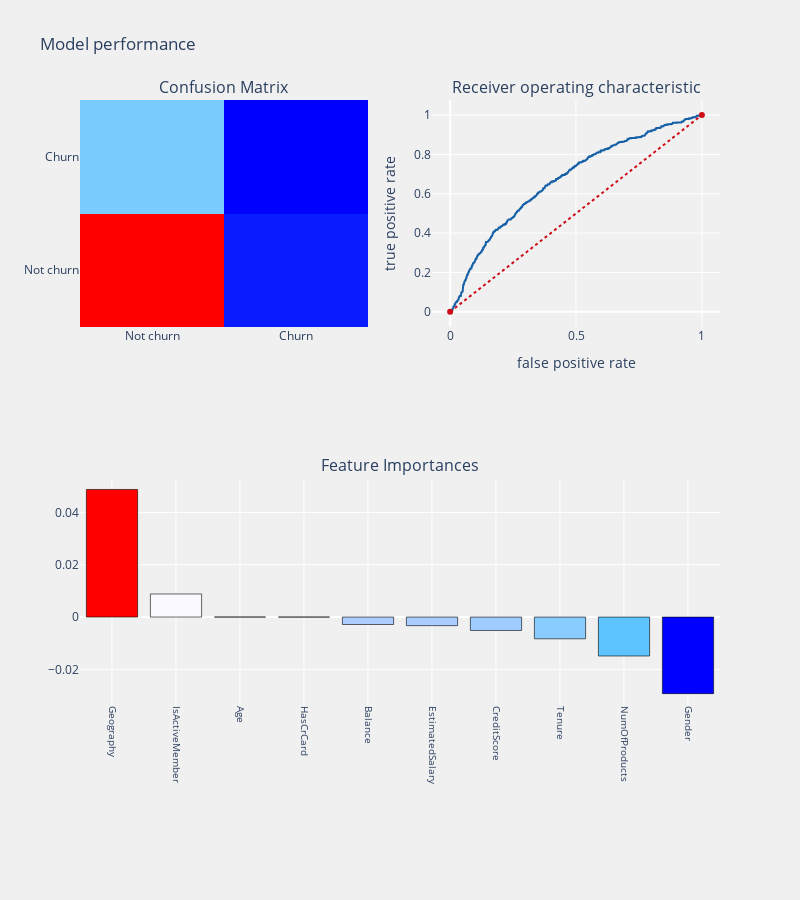

This figure's notebook cell:
### Code cell
#cf - ["coefficients","features"](cooefficients for logistic 
                                 #regression,features for tree based models)
#threshold_plot - if True returns threshold plot for model
def findchurn(algorithm,X_train,X_test,y_train,y_test,cols,cf,threshold_plot):
    #model
    algorithm.fit(X_train,y_train)
    predictions=algorithm.predict(X_test)
    probabilities=algorithm.predict_proba(X_test)
    #coeffs
    if   cf == "coefficients" :
        coefficients  = pd.DataFrame(algorithm.coef_.ravel())
    elif cf == "features" :
        coefficients  = pd.DataFrame(algorithm.feature_importances_)
        
    column_df = pd.DataFrame(cols)
    coef_sumry = (pd.merge(coefficients,column_df,left_index= True,
                              right_index= True, how = "left"))
    coef_sumry.columns = ["coefficients","features"]
    coef_sumry    = coef_sumry.sort_values(by = "coefficients",ascending = False)

    print (algorithm)
    print ("\n Classification report : \n",classification_report(y_test,predictions))
    print ("Accuracy   Score : ",accuracy_score(y_test,predictions))
    fpr,tpr,thresholds = roc_curve(y_test,probabilities[:,1])
    model_roc_auc = roc_auc_score(y_test,predictions) 
    print ("Area under curve : ",model_roc_auc,"\n")
    #confusion matrix
    conf_matrix = confusion_matrix(y_test,predictions)
    #plot confusion matrix
    trace1 = go.Heatmap(z = conf_matrix ,
                        x = ["Not churn","Churn"],
                        y = ["Not churn","Churn"],
                        showscale  = False,colorscale = "Picnic",
                        name = "matrix")
    
    #plot roc curve
    trace2 = go.Scatter(x = fpr,y = tpr,
                        name = "Roc : " + str(model_roc_auc),
                        line = dict(color = ('rgb(22, 96, 167)'),width = 2))
    trace3 = go.Scatter(x = [0,1],y=[0,1],
                        line = dict(color = ('rgb(205, 12, 24)'),width = 2,
                        dash = 'dot'))
    
    #plot coeffs
    trace4 = go.Bar(x = coef_sumry["features"],y = coef_sumry["coefficients"],
                    name = "coefficients",
                    marker = dict(color = coef_sumry["coefficients"],
                                  colorscale = "Picnic",
                                  line = dict(width = .6,color = "black")))
    
    #subplots
    fig = tls.make_subplots(rows=2, cols=2, specs=[[{}, {}], [{'colspan': 2}, None]],
                            subplot_titles=('Confusion Matrix',
                                            'Receiver operating characteristic',
                                            'Feature Importances'))
    
    fig.append_trace(trace1,1,1)
    fig.append_trace(trace2,1,2)
    fig.append_trace(trace3,1,2)
    fig.append_trace(trace4,2,1)
    
    fig['layout'].update(showlegend=False, title="Model performance" ,
                         autosize = False,height = 900,width = 800,
                         plot_bgcolor = 'rgba(240,240,240, 0.95)',
                         paper_bgcolor = 'rgba(240,240,240, 0.95)',
                         margin = dict(b = 195))
    fig["layout"]["xaxis2"].update(dict(title = "false positive rate"))
    fig["layout"]["yaxis2"].update(dict(title = "true positive rate"))
    fig["layout"]["xaxis3"].update(dict(showgrid = True,tickfont = dict(size = 10),
                                        tickangle = 90))
    py.iplot(fig)
    
    if threshold_plot == True : 
        visualizer = DiscriminationThreshold(algorithm)
        visualizer.fit(X_train,y_train)
        visualizer.poof()
    
logit  = LogisticRegression(C=1.0, class_weight=None, dual=False, fit_intercept=True,
          intercept_scaling=1, max_iter=100, multi_class='ovr', n_jobs=1,
          penalty='l2', random_state=None, solver='liblinear', tol=0.0001,
          verbose=0, warm_start=False)
findchurn(logit,X_train,X_test,y_train,y_test,cols,"coefficients",threshold_plot = True)

### Figure 1 — Plotly figure (JSON) as saved in the notebook; plotly's stock layout.template omitted (floating-point values rounded to 4 significant figures; data arrays with more than 128 entries replaced by an {"elided": "..."} marker saying what was removed)
{"data": [{"colorscale": [[0, "rgb(0,0,255)"], [0.1, "rgb(51,153,255)"], [0.2, "rgb(102,204,255)"], [0.3, "rgb(153,204,255)"], [0.4, "rgb(204,204,255)"], [0.5, "rgb(255,255,255)"], [0.6, "rgb(255,204,255)"], [0.7, "rgb(255,153,255)"], [0.8, "rgb(255,102,204)"], [0.9, "rgb(255,102,102)"], [1, "rgb(255,0,0)"]], "name": "matrix", "showscale": false, "type": "heatmap", "x": ["Not churn", "Churn"], "xaxis": "x", "y": ["Not churn", "Churn"], "yaxis": "y", "z": [[2300, 79], [582, 39]]}, {"line": {"color": "rgb(22, 96, 167)", "width": 2}, "name": "Roc : 0.5147973512193041", "type": "scatter", "x": {"elided": "919 float values"}, "xaxis": "x2", "y": {"elided": "919 float values"}, "yaxis": "y2"}, {"line": {"color": "rgb(205, 12, 24)", "dash": "dot", "width": 2}, "type": "scatter", "x": [0, 1], "xaxis": "x2", "y": [0, 1], "yaxis": "y2"}, {"marker": {"color": [0.04883, 0.008833, 3.814e-06, -1.213e-06, -0.002856, -0.003288, -0.005156, -0.008326, -0.01063, -0.01491, -0.02932], "colorscale": [[0, "rgb(0,0,255)"], [0.1, "rgb(51,153,255)"], [0.2, "rgb(102,204,255)"], [0.3, "rgb(153,204,255)"], [0.4, "rgb(204,204,255)"], [0.5, "rgb(255,255,255)"], [0.6, "rgb(255,204,255)"], [0.7, "rgb(255,153,255)"], [0.8, "rgb(255,102,204)"], [0.9, "rgb(255,102,102)"], [1, "rgb(255,0,0)"]], "line": {"color": "black", "width": 0.6}}, "name": "coefficients", "type": "bar", "x": ["Geography", "IsActiveMember", "Age", "HasCrCard", "Balance", "EstimatedSalary", "CreditScore", "Tenure", null, "NumOfProducts", "Gender"], "xaxis": "x3", "y": [0.04883, 0.008833, 3.814e-06, -1.213e-06, -0.002856, -0.003288, -0.005156, -0.008326, -0.01063, -0.01491, -0.02932], "yaxis": "y3"}], "layout": {"annotations": [{"font": {"size": 16}, "showarrow": false, "text": "Confusion Matrix", "x": 0.225, "xanchor": "center", "xref": "paper", "y": 1, "yanchor": "bottom", "yref": "paper"}, {"font": {"size": 16}, "showarrow": false, "text": "Receiver operating characteristic", "x": 0.775, "xanchor": "center", "xref": "paper", "y": 1, "yanchor": "bottom", "yref": "paper"}, {"font": {"size": 16}, "showarrow": false, "text": "Feature Importances", "x": 0.5, "xanchor": "center", "xref": "paper", "y": 0.375, "yanchor": "bottom", "yref": "paper"}], "autosize": false, "height": 900, "margin": {"b": 195}, "paper_bgcolor": "rgba(240,240,240, 0.95)", "plot_bgcolor": "rgba(240,240,240, 0.95)", "showlegend": false, "title": {"text": "Model performance"}, "width": 800, "xaxis": {"anchor": "y", "domain": [0, 0.45]}, "xaxis2": {"anchor": "y2", "domain": [0.55, 1], "title": {"text": "false positive rate"}}, "xaxis3": {"anchor": "y3", "domain": [0, 1], "showgrid": true, "tickangle": 90, "tickfont": {"size": 10}}, "yaxis": {"anchor": "x", "domain": [0.625, 1]}, "yaxis2": {"anchor": "x2", "domain": [0.625, 1], "title": {"text": "true positive rate"}}, "yaxis3": {"anchor": "x3", "domain": [0, 0.375]}}}
